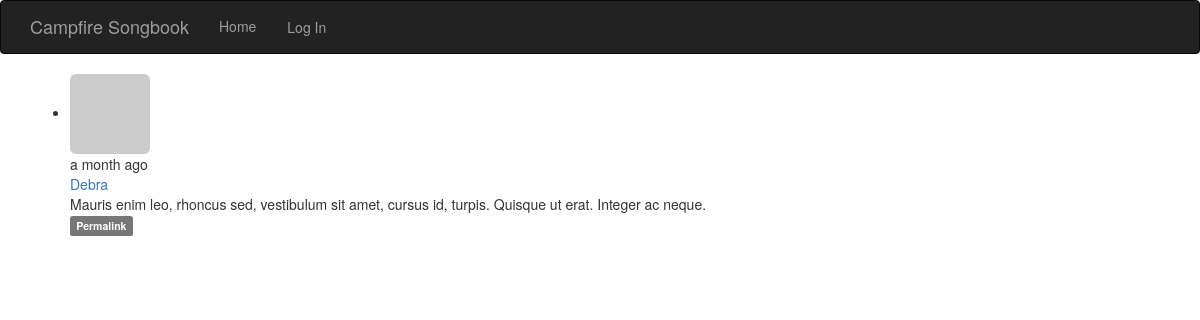
The page /post/20 on the database as committed earlier.
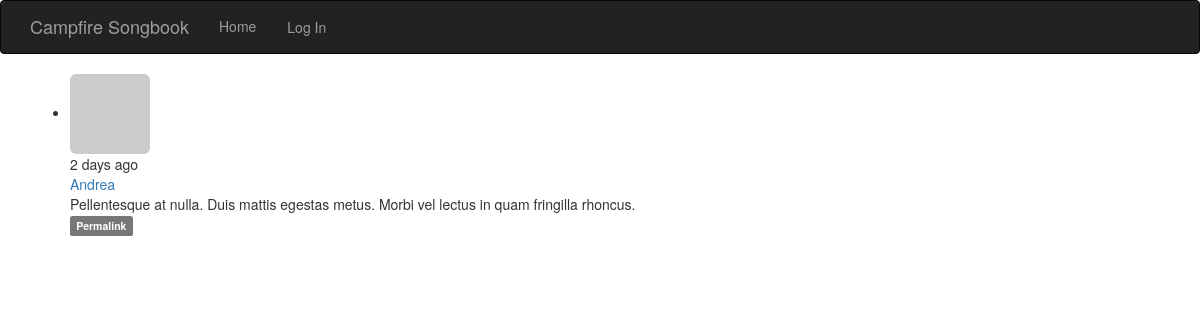
The same page on the database as committed later.
### app/models.py (models this page shows, shortened)
class Post(db.Model):
    __tablename__ = 'posts'
    id = db.Column(db.Integer, primary_key=True)
    timestamp = db.Column(db.DateTime, default=datetime.utcnow)
    body = db.Column(db.Text)
    author_id = db.Column(db.Integer, db.ForeignKey('users.id'))

class User(UserMixin, db.Model):
    __tablename__ = 'users'
    id = db.Column(db.Integer, primary_key=True)
    email = db.Column(db.String(64), unique=True, index=True)
    username = db.Column(db.String(64), unique=True, index=True)
    name = db.Column(db.String(64), unique=True, index=True)
    role_id = db.Column(db.Integer, db.ForeignKey('roles.id'))
    location = db.Column(db.String(64))
    about_me = db.Column(db.Text)
    password_hash = db.Column(db.String(128))
    confirmed = db.Column(db.Boolean, default=False)
    avatar_hash = db.Column(db.String(32))
    posts = db.relationship('Post', backref='author', lazy='dynamic')
    member_since = db.Column(db.DateTime(), default=datetime.utcnow)
    last_seen = db.Column(db.DateTime(), default=datetime.utcnow)
    followed = db.relationship('Follow', foreign_keys=[Follow.follower_id],
        backref=db.backref('follower', lazy=True), lazy='dynamic',
        cascade='all, delete-orphan')
    followers = db.relationship('Follow', foreign_keys=[Follow.followed_id],
        backref=db.backref('followed', lazy='joined'), lazy='dynamic',
        cascade='all, delete-orphan')
    def gravatar(self, size=100, default='identicon', rating='g'):
        if request.is_secure:
            url = 'https://www.gravatar.com/avatar'
        else:
            url = 'http://www.gravatar.com/avatar'
        if self.avatar_hash is None:
            avatar_hash_maker()
        return '{url}/{avatar_hash}?s={size}&d={default}&r={rating}'.format(
            url=url, avatar_hash=self.avatar_hash, size=size, default=default, rating=rating)
    @property
    def password(self):
        raise AttributeError('Password is not a readable attribute')

### app/main/views.py (the view)
@main.route('/post/<int:id>')
def post(id):
    post = Post.query.get_or_404(id)
    return render_template('post.html', posts=[post])

### app/auth/views.py (called while the page is built)
@auth.before_app_request
def before_request():
    if current_user.is_authenticated:
        current_user.ping()
        if not current_user.confirmed and request.endpoint[:5] != 'auth.':
            return redirect(url_for('auth.unconfirmed'))

### app/main/__init__.py (called while the page is built)
@main.app_context_processor
def inject_permissions():
    return dict(Permission=Permission)

### app/models.py (called while the page is built)
    def is_administrator(self):
        return False

### app/templates/post.html (shortened to what this page needs)
{% extends "base.html" %}
{% block page_content %}
{% include '_posts.html' %}
{% endblock %}

### app/templates/_posts.html (shortened to what this page needs)
<ul class="posts">
    {% for post in posts %}
        <li class="post">
            <div class="profile-thumbnail">
                <a href="{{ url_for('.user', username=post.author.username) }}">
                    <img class="img-rounded profile-thumbnail" src="{{ post.author.gravatar(size=40) }}" alt="author_icon">
                </a>
            </div>
            <div class="post-content">
                <div class="post-date">
                    {{ moment(post.timestamp).fromNow() }}
                </div>
                <div class="post-author">
                    <a href="{{ url_for('.user', username=post.author.username) }}">
                        {{ post.author.username }}
                    </a>
                </div>
                <div class="post-body">
                    {{ post.body }}
                    <div class="post-footer">
                        <a href="{{ url_for('.post', id=post.id) }}">
                            <span class="label label-default">Permalink</span>
                        </a>
                    </div>
                </div>
            </div>
        </li>
        <br>
    {% endfor %}
</ul>

Rows that differ between the two databases and show on the page:
removed Post: timestamp "a month ago", author.username "Debra", body "Mauris enim leo, rhoncus sed, vestibulum sit amet, cursus id, turpis. Quisque ut erat. Integer ac neque."
added Post: timestamp "2 days ago", author.username "Andrea", body "Pellentesque at nulla. Duis mattis egestas metus. Morbi vel lectus in quam fringilla rhoncus."
